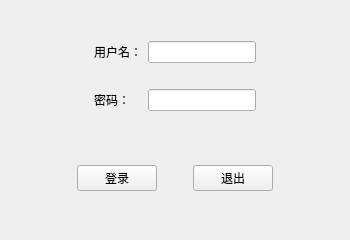
<?xml version="1.0" encoding="UTF-8"?>
<ui version="4.0">
 <class>MainWindow</class>
 <widget class="QMainWindow" name="MainWindow">
  <property name="geometry">
   <rect>
    <x>0</x>
    <y>0</y>
    <width>350</width>
    <height>240</height>
   </rect>
  </property>
  <property name="minimumSize">
   <size>
    <width>350</width>
    <height>240</height>
   </size>
  </property>
  <property name="maximumSize">
   <size>
    <width>350</width>
    <height>240</height>
   </size>
  </property>
  <property name="windowTitle">
   <string>登录界面</string>
  </property>
  <widget class="QWidget" name="centralwidget">
   <layout class="QVBoxLayout" name="verticalLayout">
    <item>
     <widget class="QWidget" name="widget" native="true">
      <property name="sizePolicy">
       <sizepolicy hsizetype="Preferred" vsizetype="Fixed">
        <horstretch>0</horstretch>
        <verstretch>0</verstretch>
       </sizepolicy>
      </property>
      <layout class="QGridLayout" name="gridLayout">
       <item row="2" column="1">
        <widget class="QLabel" name="label_2">
         <property name="text">
          <string>密码：</string>
         </property>
        </widget>
       </item>
       <item row="0" column="1">
        <widget class="QLabel" name="label">
         <property name="text">
          <string>用户名：</string>
         </property>
        </widget>
       </item>
       <item row="0" column="2">
        <widget class="QLineEdit" name="lineEdit"/>
       </item>
       <item row="0" column="0">
        <spacer name="horizontalSpacer_4">
         <property name="orientation">
          <enum>Qt::Horizontal</enum>
         </property>
         <property name="sizeHint" stdset="0">
          <size>
           <width>40</width>
           <height>20</height>
          </size>
         </property>
        </spacer>
       </item>
       <item row="2" column="2">
        <widget class="QLineEdit" name="lineEdit_2">
         <property name="echoMode">
          <enum>QLineEdit::Password</enum>
         </property>
        </widget>
       </item>
       <item row="0" column="3">
        <spacer name="horizontalSpacer_5">
         <property name="orientation">
          <enum>Qt::Horizontal</enum>
         </property>
         <property name="sizeHint" stdset="0">
          <size>
           <width>40</width>
           <height>20</height>
          </size>
         </property>
        </spacer>
       </item>
       <item row="1" column="2">
        <spacer name="verticalSpacer">
         <property name="orientation">
          <enum>Qt::Vertical</enum>
         </property>
         <property name="sizeHint" stdset="0">
          <size>
           <width>20</width>
           <height>20</height>
          </size>
         </property>
        </spacer>
       </item>
      </layout>
     </widget>
    </item>
    <item>
     <widget class="QWidget" name="widget_3" native="true">
      <property name="sizePolicy">
       <sizepolicy hsizetype="Preferred" vsizetype="Fixed">
        <horstretch>0</horstretch>
        <verstretch>0</verstretch>
       </sizepolicy>
      </property>
      <layout class="QHBoxLayout" name="horizontalLayout_3">
       <item>
        <spacer name="horizontalSpacer">
         <property name="orientation">
          <enum>Qt::Horizontal</enum>
         </property>
         <property name="sizeHint" stdset="0">
          <size>
           <width>40</width>
           <height>20</height>
          </size>
         </property>
        </spacer>
       </item>
       <item>
        <widget class="QPushButton" name="pushButton">
         <property name="text">
          <string>登录</string>
         </property>
        </widget>
       </item>
       <item>
        <spacer name="horizontalSpacer_3">
         <property name="orientation">
          <enum>Qt::Horizontal</enum>
         </property>
         <property name="sizeType">
          <enum>QSizePolicy::Fixed</enum>
         </property>
         <property name="sizeHint" stdset="0">
          <size>
           <width>30</width>
           <height>40</height>
          </size>
         </property>
        </spacer>
       </item>
       <item>
        <widget class="QPushButton" name="pushButton_2">
         <property name="text">
          <string>退出</string>
         </property>
        </widget>
       </item>
       <item>
        <spacer name="horizontalSpacer_2">
         <property name="orientation">
          <enum>Qt::Horizontal</enum>
         </property>
         <property name="sizeHint" stdset="0">
          <size>
           <width>40</width>
           <height>20</height>
          </size>
         </property>
        </spacer>
       </item>
      </layout>
     </widget>
    </item>
   </layout>
  </widget>
 </widget>
 <resources/>
 <connections/>
</ui>
